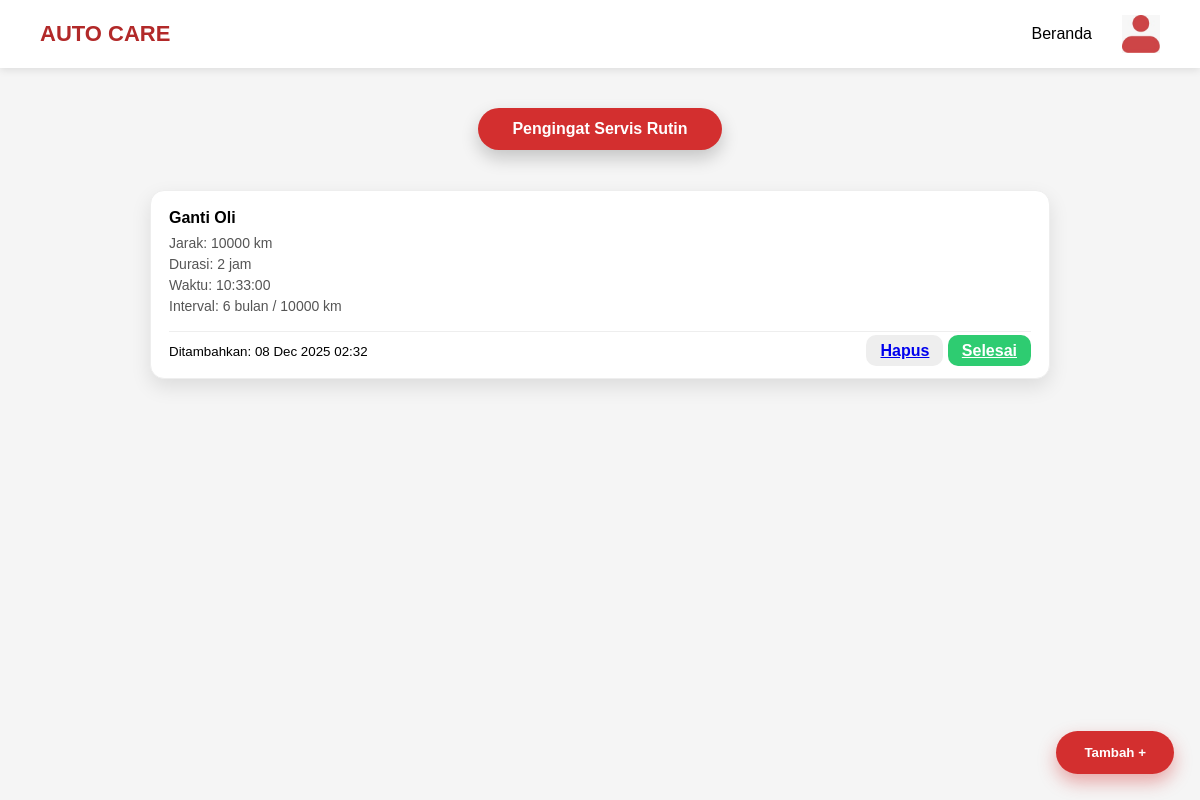
The app's page /pengingat.php (signed in) with its own data.
### tables this page shows
CREATE TABLE `pengingat` (
  `id` int(11) NOT NULL,
  `user_id` int(11) DEFAULT NULL,
  `jenis_servis` varchar(100) DEFAULT NULL,
  `jarak` int(11) DEFAULT NULL,
  `durasi` int(11) DEFAULT NULL,
  `waktu` time DEFAULT NULL,
  `interval_servis` varchar(50) DEFAULT NULL,
  `created_at` timestamp NOT NULL DEFAULT current_timestamp()
);

### pengingat.php (the view, shortened to what this page needs)
<?php
include "inc/header.php";
include "inc/koneksi.php";
$user_id = $_SESSION['user']['id'];
$result = mysqli_query($conn, "SELECT * FROM pengingat WHERE user_id = $user_id ORDER BY id DESC");
$pengingat_list = mysqli_fetch_all($result, MYSQLI_ASSOC);
?>
<!DOCTYPE html>
<html lang="id">
<head>
</head>
<body>
<center>
  <div class="title-pill">Pengingat Servis Rutin</div>
</center>
<div id="list">
  <?php if (empty($pengingat_list)): ?>
    <div class='svc-card' style="text-align:center;">Belum ada pengingat servis yang ditambahkan.</div>
  <?php else: ?>
    <?php foreach ($pengingat_list as $item): ?>
    <div class="svc-card">
      <div class="svc-title"><?= htmlspecialchars($item['jenis_servis']) ?></div>
      <div class="svc-meta">
        Jarak: <?= htmlspecialchars($item['jarak']) ?> km<br>
        Durasi: <?= htmlspecialchars($item['durasi']) ?> jam<br>
        Waktu: <?= htmlspecialchars($item['waktu']) ?><br>
        Interval: <?= htmlspecialchars($item['interval_servis']) ?>
      </div>
      <div class="card-footer">
        <small>Ditambahkan: <?= date('d M Y H:i', strtotime($item['created_at'] ?? date('Y-m-d H:i:s'))) ?></small>
        <div>
          <a href="pengingat.php?delete=<?= $item['id'] ?>" class="btn btn-hapus" onclick="return confirm('Yakin ingin menghapus pengingat ini?');">Hapus</a>
          <a href="pindah_ke_riwayat.php?id=<?= $item['id'] ?>" class="btn btn-selesai" onclick="return confirm('Pengingat ini akan dipindahkan ke Riwayat Servis. Lanjutkan?');">Selesai</a>
        </div>
      </div>
    </div>
    <?php endforeach; ?>
  <?php endif; ?>
</div>
<button class="btn-tambah" onclick="bukaModal()">Tambah +</button>
</body>
</html>

### pengingat.php (style rules this page uses)
body { background:#f5f5f5; font-family:"Poppins", Arial; }
.title-pill { display:inline-block; background:#d32f2f; color:white; padding:12px 34px; border-radius:999px; font-weight:700; margin:100px auto 40px; box-shadow:0 8px 18px rgba(0,0,0,.2); }
#list { max-width:900px; margin:0 auto 120px; padding:0 20px; display:flex; flex-direction:column; gap:14px; }
.svc-card { background:white; border-radius:14px; padding:18px; box-shadow:0 8px 20px rgba(0,0,0,.1); border:1px solid #eee; }
.svc-title { font-weight:700; margin-bottom:6px; }
.svc-meta { font-size:14px; color:#555; line-height:1.5; }
.card-footer { display:flex; justify-content:space-between; align-items:center; margin-top:14px; padding-top:10px; border-top:1px solid #eee; }
.btn { padding:7px 14px; border-radius:10px; border:0; cursor:pointer; font-weight:600; }
.btn-hapus { background:#eee }
.btn-selesai { background:#2ecc71;color:white }
.btn-tambah { position:fixed; right:26px; bottom:26px; background:#d32f2f; color:white; padding:14px 28px; border-radius:999px; border:0; font-weight:700; box-shadow:0 8px 18px rgba(211,47,47,.4); cursor:pointer; }

### records on screen
pengingat: jenis_servis "Ganti Oli", jarak "10000", durasi "2", waktu "10:33:00", interval_servis "6 bulan / 10000 km"
